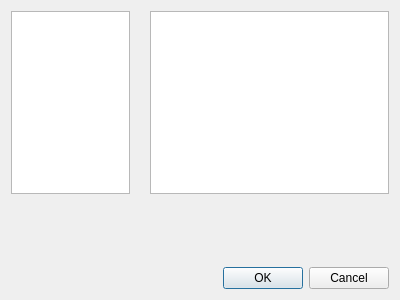
<?xml version="1.0" encoding="UTF-8"?>
<ui version="4.0">
 <class>WedgeDialog</class>
 <widget class="QDialog" name="WedgeDialog">
  <property name="geometry">
   <rect>
    <x>0</x>
    <y>0</y>
    <width>400</width>
    <height>300</height>
   </rect>
  </property>
  <property name="windowTitle">
   <string>Dialog</string>
  </property>
  <layout class="QGridLayout" name="gridLayout">
   <item row="0" column="0">
    <widget class="QWidget" name="widget" native="true">
     <layout class="QGridLayout" name="gridLayout_2" rowstretch="3,1" columnstretch="1,2">
      <property name="leftMargin">
       <number>0</number>
      </property>
      <property name="topMargin">
       <number>0</number>
      </property>
      <property name="rightMargin">
       <number>0</number>
      </property>
      <property name="bottomMargin">
       <number>0</number>
      </property>
      <property name="horizontalSpacing">
       <number>20</number>
      </property>
      <item row="0" column="0">
       <widget class="QListView" name="listView"/>
      </item>
      <item row="0" column="1">
       <widget class="QListView" name="listView_2"/>
      </item>
      <item row="1" column="0" colspan="2">
       <widget class="QWidget" name="widget_2" native="true">
        <layout class="QGridLayout" name="gridLayout_3">
         <property name="leftMargin">
          <number>0</number>
         </property>
         <property name="topMargin">
          <number>0</number>
         </property>
         <property name="rightMargin">
          <number>0</number>
         </property>
         <property name="bottomMargin">
          <number>0</number>
         </property>
         <property name="spacing">
          <number>0</number>
         </property>
         <item row="0" column="0">
          <widget class="QLabel" name="label">
           <property name="text">
            <string/>
           </property>
          </widget>
         </item>
        </layout>
       </widget>
      </item>
     </layout>
    </widget>
   </item>
   <item row="1" column="0">
    <widget class="QDialogButtonBox" name="buttonBox">
     <property name="orientation">
      <enum>Qt::Horizontal</enum>
     </property>
     <property name="standardButtons">
      <set>QDialogButtonBox::Cancel|QDialogButtonBox::Ok</set>
     </property>
    </widget>
   </item>
  </layout>
 </widget>
 <resources/>
 <connections>
  <connection>
   <sender>buttonBox</sender>
   <signal>accepted()</signal>
   <receiver>WedgeDialog</receiver>
   <slot>accept()</slot>
   <hints>
    <hint type="sourcelabel">
     <x>248</x>
     <y>254</y>
    </hint>
    <hint type="destinationlabel">
     <x>157</x>
     <y>274</y>
    </hint>
   </hints>
  </connection>
  <connection>
   <sender>buttonBox</sender>
   <signal>rejected()</signal>
   <receiver>WedgeDialog</receiver>
   <slot>reject()</slot>
   <hints>
    <hint type="sourcelabel">
     <x>316</x>
     <y>260</y>
    </hint>
    <hint type="destinationlabel">
     <x>286</x>
     <y>274</y>
    </hint>
   </hints>
  </connection>
 </connections>
</ui>
